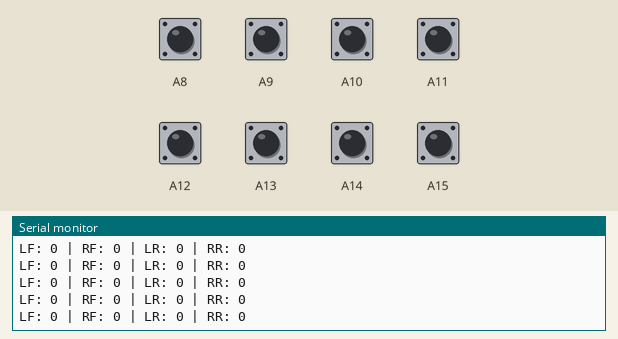
Simulated run of this sketch. Board: Arduino Mega 2560, built with avr-gcc and run on an emulated ATmega2560. Shown: the last lines printed to the serial monitor. The test bench sets the inputs (shaded band); at power-on: A8–15 HIGH.

Above: at 1.2 s.
1.3 s: A8 pulled LOW for 0.15 s
At 1.35 s:
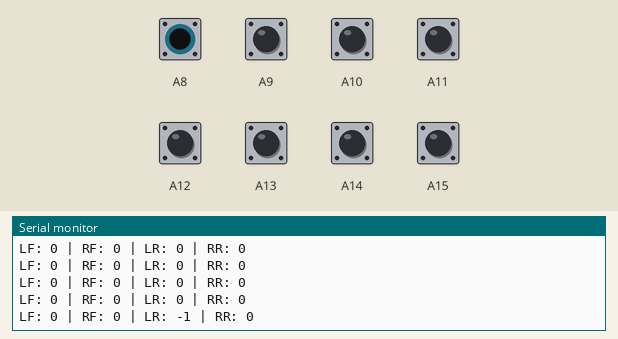
4.4 s: A9 pulled LOW for 0.15 s
At 4.42 s:
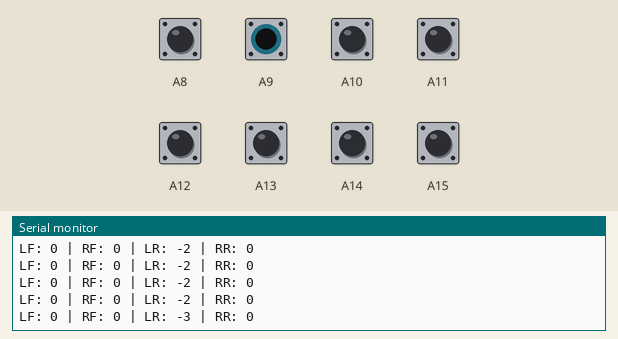
7.5 s: A10 pulled LOW for 0.15 s
At 7.54 s:
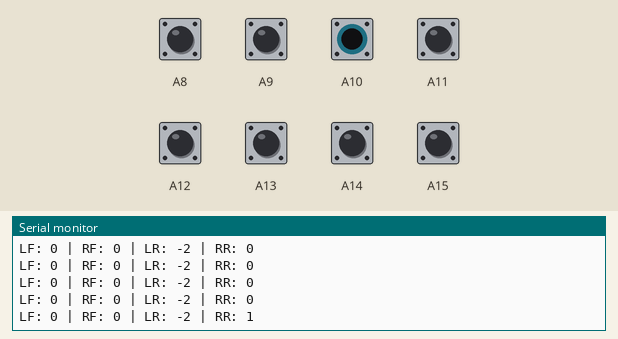
9.1 s: A11 pulled LOW for 0.15 s
At 9.13 s:
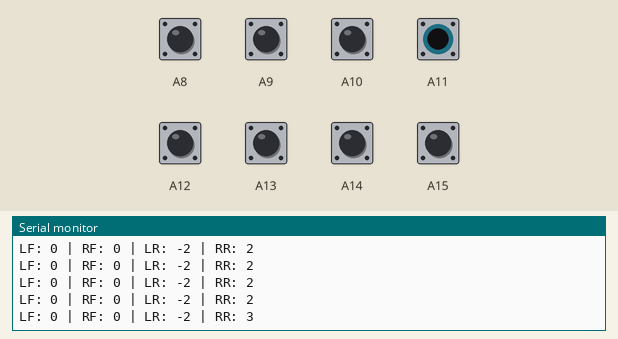
10.7 s: A12 pulled LOW for 0.15 s
At 10.72 s:
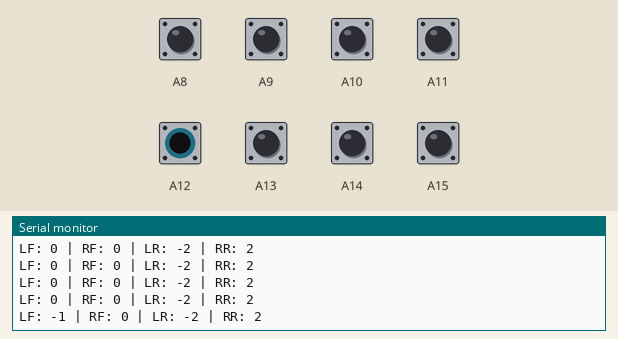
13.8 s: A13 pulled LOW for 0.15 s
At 13.84 s:
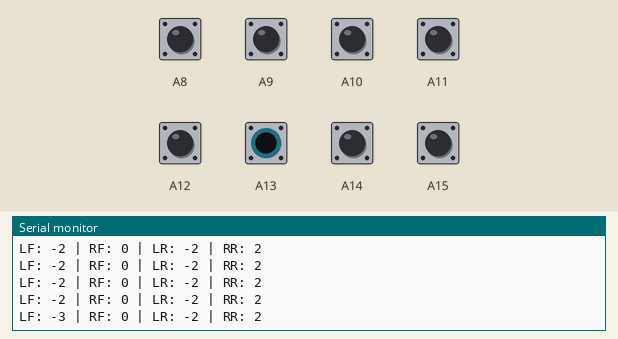
Timing chart, 0 to 16.4 s (numbered marks = the images above; inputs shaded):
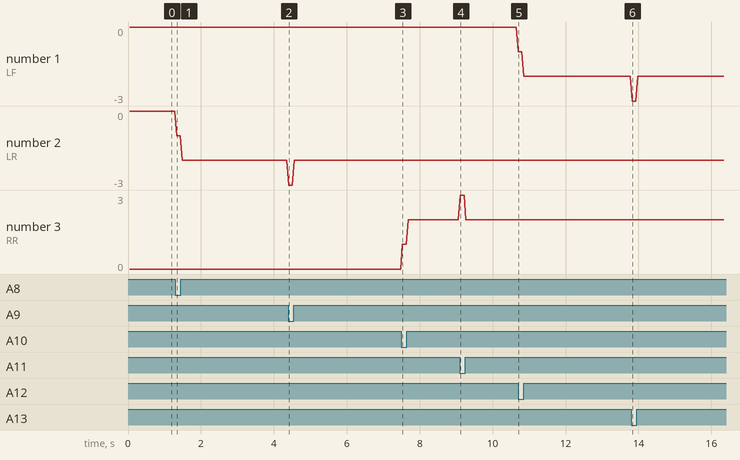

The sketch:

fourMotorEncoders.ino
```cpp
#include <QuadratureEncoder.h>
// must also have enableInterrupt.h library

// You can use any 2 pins per encoder (digital or analog pins).
// Max number of Encoder objects you can create is 4.

// Example pin assignments (adjust to your wiring!):
Encoders leftFrontEncoder(A12, A13);   // Encoder for left front motor
Encoders rightFrontEncoder(A15, A14);  // Encoder for right front motor
Encoders leftRearEncoder(A8, A9);        // Encoder for left rear motor
Encoders rightRearEncoder(A11, A10);       // Encoder for right rear motor

unsigned long lastMilli = 0;

void setup() {
  Serial.begin(9600);
}

void loop() {
  // print encoder counts every 50 ms
  if (millis() - lastMilli > 50) {
    long leftFrontCount  = leftFrontEncoder.getEncoderCount();
    long rightFrontCount = rightFrontEncoder.getEncoderCount();
    long leftRearCount   = leftRearEncoder.getEncoderCount();
    long rightRearCount  = rightRearEncoder.getEncoderCount();

    Serial.print("LF: "); Serial.print(leftFrontCount);
    Serial.print(" | RF: "); Serial.print(rightFrontCount);
    Serial.print(" | LR: "); Serial.print(leftRearCount);
    Serial.print(" | RR: "); Serial.println(rightRearCount);

    lastMilli = millis();
  }
}
```

Measured:
- after the input at 1.3 s, the serial monitor: prints a new line at once (image 1)
- after the input at 4.4 s, the serial monitor: prints a new line at once (image 2)
- after the input at 7.5 s, the serial monitor: prints a new line at once (image 3)
- after the input at 9.1 s, the serial monitor: prints a new line at once (image 4)
- after the input at 10.7 s, the serial monitor: prints a new line at once (image 5)
- after the input at 13.8 s, the serial monitor: prints a new line at once (image 6)
- plotted number 2: 0 → -2 after the input at 1.3 s
- plotted number 3: 0 → 2 after the input at 7.5 s
